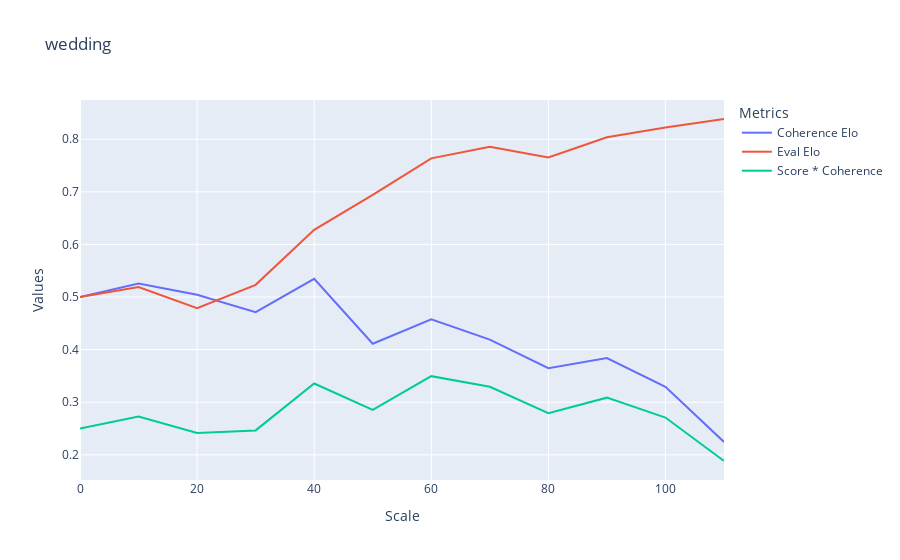

Notebook code for this chart:
### Code cell
df = pd.DataFrame({
    'Scale': scales,
    'Coherence Elo': c_p_win,
    'Eval Elo': e_p_win,
    "Score * Coherence": [a * b for a, b in zip(c_p_win, e_p_win)],
})

fig = px.line(df, x='Scale', y=['Coherence Elo', 'Eval Elo', "Score * Coherence"],
              title=name)

fig.update_layout(
    xaxis_title="Scale",
    yaxis_title="Values",
    legend_title="Metrics"
)

# Show the plot
fig.show()

### Figure 1 — Plotly figure (JSON) as saved in the notebook; plotly's stock layout.template omitted (floating-point values rounded to 4 significant figures)
{"data": [{"hovertemplate": "variable=Coherence Elo<br>Scale=%{x}<br>value=%{y}<extra></extra>", "legendgroup": "Coherence Elo", "line": {"color": "#636efa", "dash": "solid"}, "marker": {"symbol": "circle"}, "mode": "lines", "name": "Coherence Elo", "orientation": "v", "showlegend": true, "type": "scatter", "x": [0, 10, 20, 30, 40, 50, 60, 70, 80, 90, 100, 110], "xaxis": "x", "y": [0.5, 0.5258, 0.5042, 0.4711, 0.5346, 0.4112, 0.4578, 0.4191, 0.3647, 0.3841, 0.3295, 0.2246], "yaxis": "y"}, {"hovertemplate": "variable=Eval Elo<br>Scale=%{x}<br>value=%{y}<extra></extra>", "legendgroup": "Eval Elo", "line": {"color": "#EF553B", "dash": "solid"}, "marker": {"symbol": "circle"}, "mode": "lines", "name": "Eval Elo", "orientation": "v", "showlegend": true, "type": "scatter", "x": [0, 10, 20, 30, 40, 50, 60, 70, 80, 90, 100, 110], "xaxis": "x", "y": [0.5, 0.519, 0.479, 0.5232, 0.6279, 0.6943, 0.7636, 0.7858, 0.7652, 0.8038, 0.8222, 0.8385], "yaxis": "y"}, {"hovertemplate": "variable=Score * Coherence<br>Scale=%{x}<br>value=%{y}<extra></extra>", "legendgroup": "Score * Coherence", "line": {"color": "#00cc96", "dash": "solid"}, "marker": {"symbol": "circle"}, "mode": "lines", "name": "Score * Coherence", "orientation": "v", "showlegend": true, "type": "scatter", "x": [0, 10, 20, 30, 40, 50, 60, 70, 80, 90, 100, 110], "xaxis": "x", "y": [0.25, 0.2729, 0.2415, 0.2465, 0.3357, 0.2855, 0.3496, 0.3293, 0.279, 0.3087, 0.2709, 0.1883], "yaxis": "y"}], "layout": {"legend": {"title": {"text": "Metrics"}, "tracegroupgap": 0}, "title": {"text": "wedding"}, "xaxis": {"anchor": "y", "domain": [0, 1], "title": {"text": "Scale"}}, "yaxis": {"anchor": "x", "domain": [0, 1], "title": {"text": "Values"}}}}
